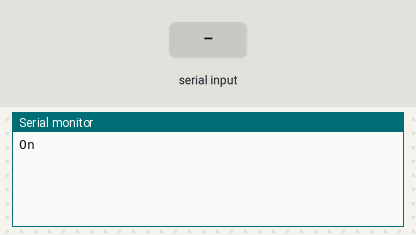
Simulated run of this sketch. Board: Arduino Uno, built with avr-gcc and run on an emulated ATmega328P. On the bench: the last lines printed to the serial monitor. The test bench sets the inputs (shaded band).

Above: at 1.2 s.
1.3 s: "1" received over the second serial link
At 2.5 s:
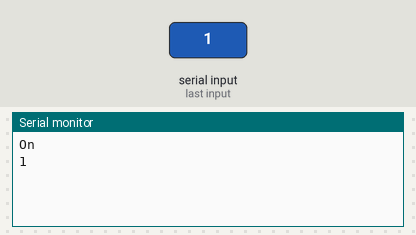
2.8 s: "0" received over the second serial link
At 3.6 s:
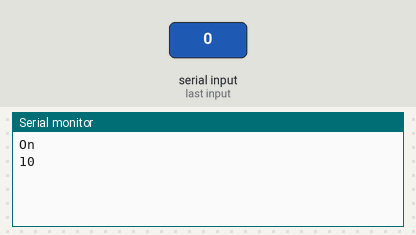

Measured:
- after the input at 1.3 s, the serial monitor: prints a new line at once (image 1)
- after the input at 2.8 s, the serial monitor: prints a new line at once (image 2)

The sketch:

AT+config.ino
```cpp
#include <SoftwareSerial.h>

//Declares the bluetooth Receive pin an Transmision pin (Board, not component)
SoftwareSerial BTP(0, 1);

void setup() {
  // put your setup code here, to run once:
  Serial.begin(9600);
  Serial.println("On");
  BTP.begin(38400);
}

void loop() {
  // put your main code here, to run repeatedly:
  if(BTP.available()) Serial.write(BTP.read());
  if(Serial.available()) BTP.write(Serial.read());
}
```
